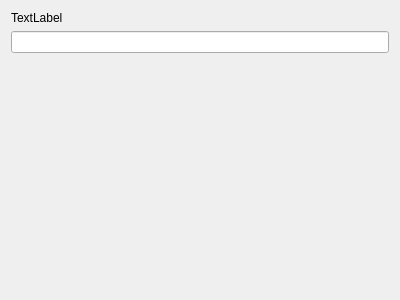
<?xml version="1.0" encoding="UTF-8"?>
<ui version="4.0">
 <class>MyForm</class>
 <widget class="QWidget" name="MyForm">
  <property name="geometry">
   <rect>
    <x>0</x>
    <y>0</y>
    <width>400</width>
    <height>300</height>
   </rect>
  </property>
  <property name="windowTitle">
   <string>Form</string>
  </property>
  <layout class="QVBoxLayout" name="verticalLayout">
   <item>
    <widget class="QLabel" name="label">
     <property name="text">
      <string>TextLabel</string>
     </property>
    </widget>
   </item>
   <item>
    <widget class="QLineEdit" name="lineEdit"/>
   </item>
   <item>
    <spacer name="verticalSpacer">
     <property name="orientation">
      <enum>Qt::Vertical</enum>
     </property>
     <property name="sizeHint" stdset="0">
      <size>
       <width>20</width>
       <height>40</height>
      </size>
     </property>
    </spacer>
   </item>
  </layout>
 </widget>
 <resources/>
 <connections/>
</ui>
